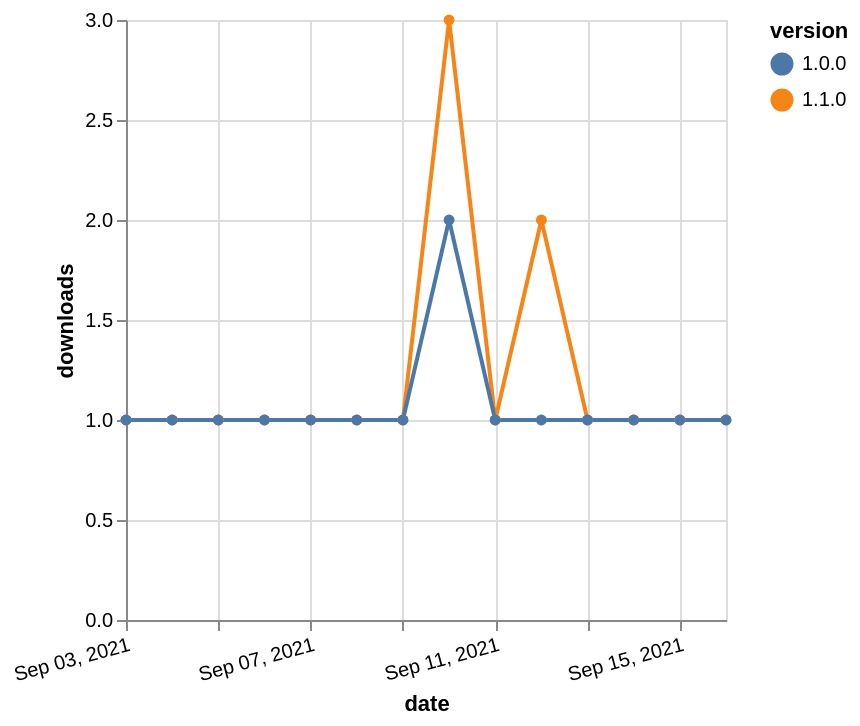

Describe this chart as a Vega-Lite specification.
### Vega-Lite specification from a JSON file in a GitHub repository (floating-point values rounded to 4 significant figures)
{"$schema": "https://vega.github.io/schema/vega-lite/v5.json", "description": "A simple bar chart with embedded data.", "data": {"values": [{"date": "2021-09-03", "total": 118, "delta": 1, "version": "1.1.0"}, {"date": "2021-09-04", "total": 119, "delta": 1, "version": "1.1.0"}, {"date": "2021-09-05", "total": 120, "delta": 1, "version": "1.1.0"}, {"date": "2021-09-06", "total": 121, "delta": 1, "version": "1.1.0"}, {"date": "2021-09-07", "total": 122, "delta": 1, "version": "1.1.0"}, {"date": "2021-09-08", "total": 123, "delta": 1, "version": "1.1.0"}, {"date": "2021-09-09", "total": 124, "delta": 1, "version": "1.1.0"}, {"date": "2021-09-10", "total": 127, "delta": 3, "version": "1.1.0"}, {"date": "2021-09-11", "total": 128, "delta": 1, "version": "1.1.0"}, {"date": "2021-09-12", "total": 130, "delta": 2, "version": "1.1.0"}, {"date": "2021-09-13", "total": 131, "delta": 1, "version": "1.1.0"}, {"date": "2021-09-14", "total": 132, "delta": 1, "version": "1.1.0"}, {"date": "2021-09-15", "total": 133, "delta": 1, "version": "1.1.0"}, {"date": "2021-09-16", "total": 134, "delta": 1, "version": "1.1.0"}, {"date": "2021-09-03", "total": 121, "delta": 1, "version": "1.0.0"}, {"date": "2021-09-04", "total": 122, "delta": 1, "version": "1.0.0"}, {"date": "2021-09-05", "total": 123, "delta": 1, "version": "1.0.0"}, {"date": "2021-09-06", "total": 124, "delta": 1, "version": "1.0.0"}, {"date": "2021-09-07", "total": 125, "delta": 1, "version": "1.0.0"}, {"date": "2021-09-08", "total": 126, "delta": 1, "version": "1.0.0"}, {"date": "2021-09-09", "total": 127, "delta": 1, "version": "1.0.0"}, {"date": "2021-09-10", "total": 129, "delta": 2, "version": "1.0.0"}, {"date": "2021-09-11", "total": 130, "delta": 1, "version": "1.0.0"}, {"date": "2021-09-12", "total": 131, "delta": 1, "version": "1.0.0"}, {"date": "2021-09-13", "total": 132, "delta": 1, "version": "1.0.0"}, {"date": "2021-09-14", "total": 133, "delta": 1, "version": "1.0.0"}, {"date": "2021-09-15", "total": 134, "delta": 1, "version": "1.0.0"}, {"date": "2021-09-16", "total": 135, "delta": 1, "version": "1.0.0"}]}, "width": "container", "mark": {"type": "line", "point": {"filled": true}}, "encoding": {"x": {"field": "date", "type": "temporal", "timeUnit": "yearmonthdate", "title": "date", "axis": {"labelAngle": -15}}, "y": {"field": "delta", "type": "quantitative", "title": "downloads"}, "color": {"field": "version", "type": "nominal"}, "tooltip": {"field": "delta"}}}
